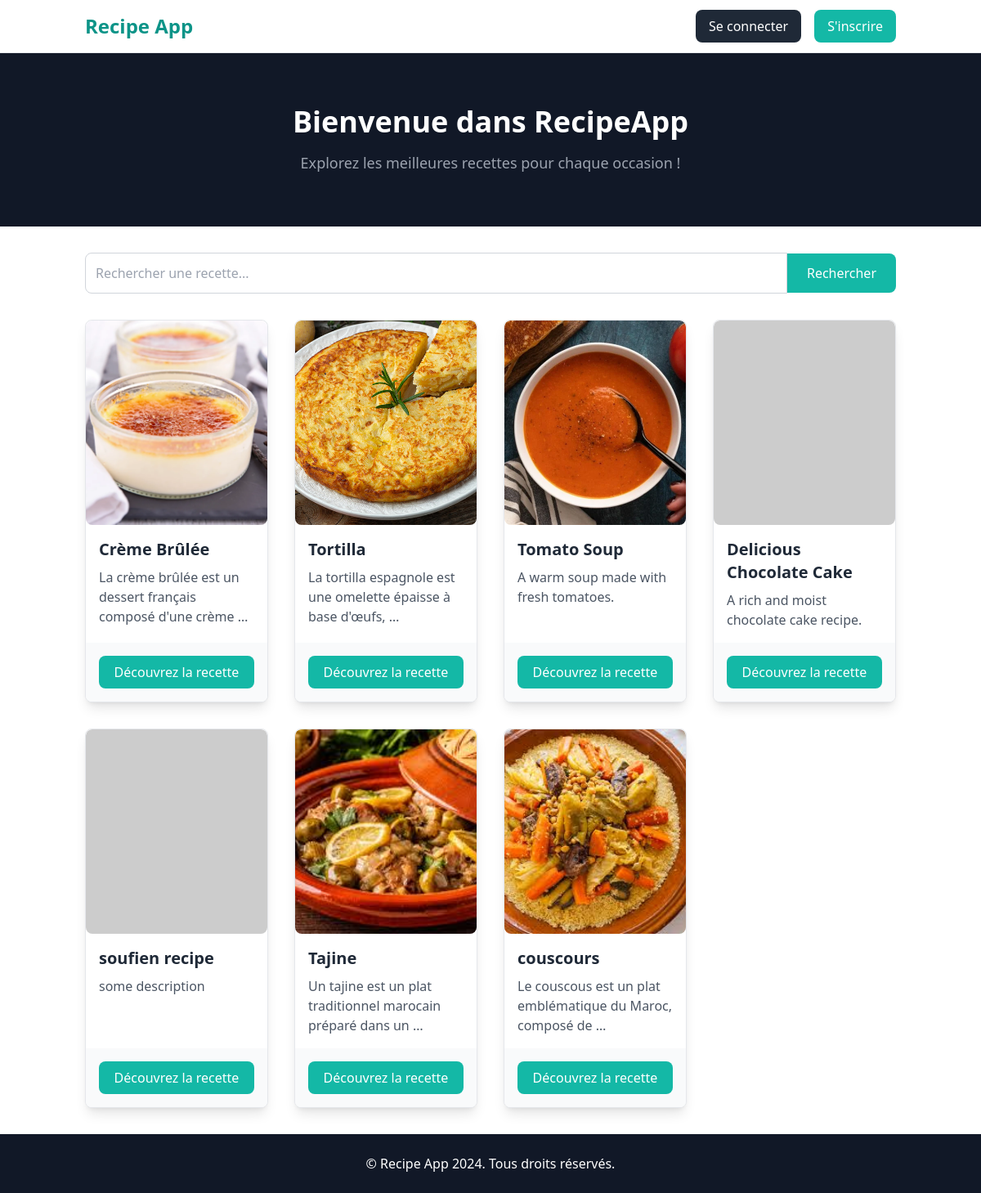
Before: /recipes/ with the older database file.
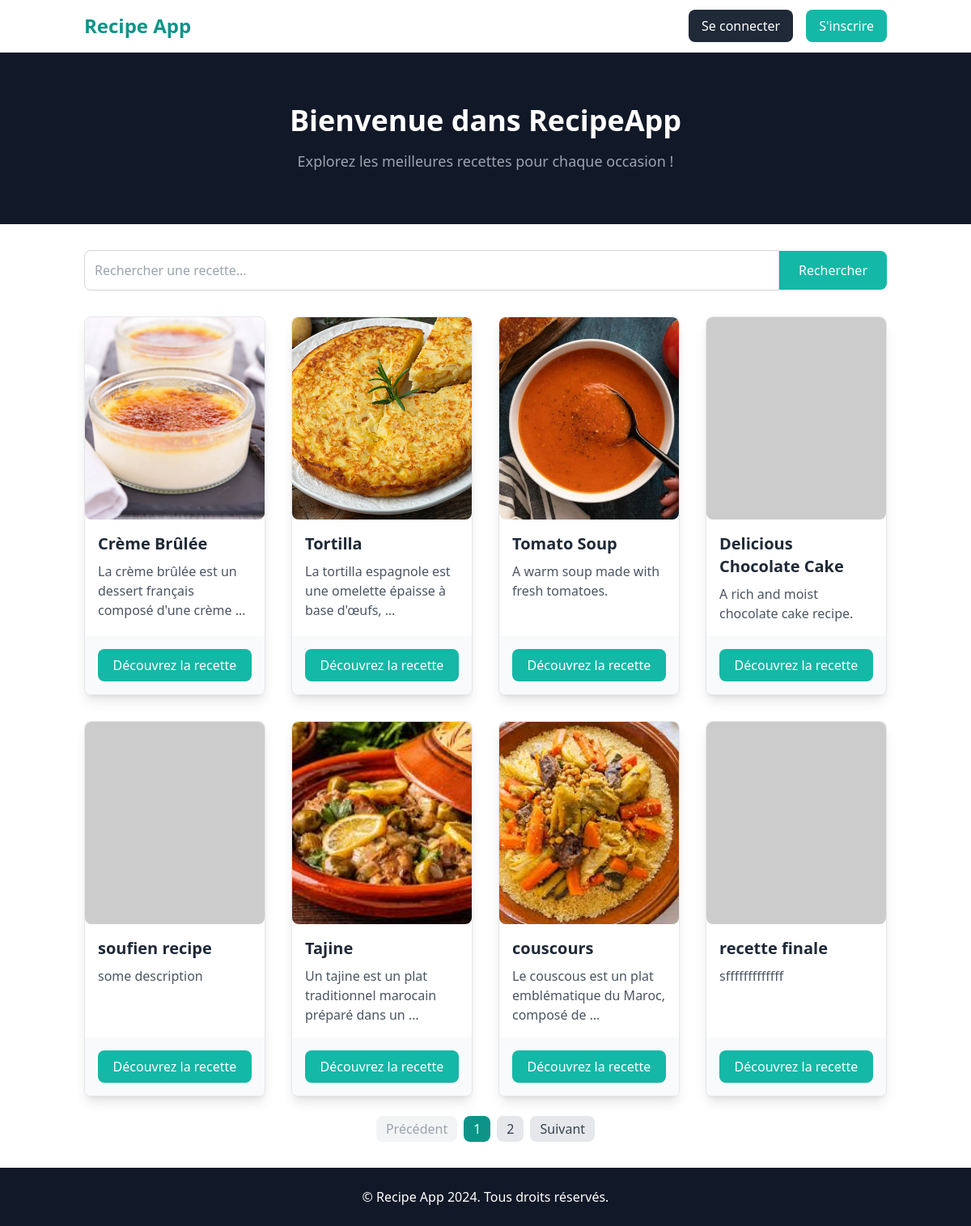
After: the same page with the newer database file.
### recipes/models.py (models this page shows, shortened)
class Recipe(models.Model):
    title = models.CharField(max_length=200)  # Titre de la recette
    description = models.TextField()  # Description détaillée de la recette
    user = models.ForeignKey(User, on_delete=models.SET_NULL, null=True, blank=True)  # Utilisateur ayant créé la recette
    image = models.ImageField(upload_to='recipes_photos/', default="https://dummyimage.com/450x300/dee2e6/6c757d.jpg")  # Image de la recette

### recipes/views.py (the view)
# urls.py: path('',recipes.views.index,name='recipes'),
def index(request):
    template = loader.get_template("./recipes/index.html")
    liste_recettes = Recipe.objects.all()
    paginator = Paginator(liste_recettes, 8)  # 8 recettes par page
    page_number = request.GET.get('page')  # Numéro de la page actuelle
    recettes = paginator.get_page(page_number)  # Obtenez les recettes pour la page
    return HttpResponse(template.render(request=request, context={"recettes": recettes}))

### recipes/templates/recipes/index.html (shortened to what the changed rows need)
<!DOCTYPE html>
<html lang="en">
<head>
    <script src="https://cdn.tailwindcss.com"></script>
</head>
<body class="font-sans antialiased">
    <header class="bg-gray-900 py-16">
        <div class="container mx-auto text-center text-white">
            <h1 class="text-4xl font-bold">Bienvenue dans RecipeApp</h1>
        </div>
    </header>
    <section class="py-8">
        <div class="container mx-auto px-4">
            <div class="grid grid-cols-1 md:grid-cols-2 lg:grid-cols-4 gap-8">
                {% for recette in recettes %}
                <div
                    class="bg-white border border-gray-200 rounded-lg shadow-lg overflow-hidden hover:scale-105 transform transition flex flex-col">
                    <img src="../../../recipes_photos/{{recette.image }}"
                        class="w-full h-[250px] object-cover rounded-lg"
                        onerror="this.onerror=null; this.src='https://dummyimage.com/450x300/dee2e6/6c757d.jpg';">
                    <div class="p-4 flex-grow">
                        <h2 class="text-xl font-semibold text-gray-800">{{ recette.title }}</h2>
                        <p class="text-gray-600 mt-2">{{ recette.description|truncatewords:10 }}</p>
                    </div>
                    <div class="p-4 bg-gray-50 mt-auto">
                        <a href="{% url 'recette_info' recette.id%}"
                            class="bg-teal-500 text-white hover:bg-teal-600 px-4 py-2 block text-center rounded-lg">Découvrez
                            la recette</a>
                    </div>
                </div>
                {% endfor %}
            </div>
        </div>
        {% if recettes.has_other_pages %}
        <div class="flex justify-center mt-6">
            {% if recettes.has_previous %}
            <a href="?page={{ recettes.previous_page_number }}{% for key, value in request.GET.items %}{% if key != 'page' %}&{{ key }}={{ value }}{% endif %}{% endfor %}"
                class="px-3 py-1 bg-gray-200 text-gray-700 rounded-lg mx-1">Précédent</a>
            {% else %}
            <span class="px-3 py-1 bg-gray-100 text-gray-400 rounded-lg mx-1">Précédent</span>
            {% endif %}
            {% for num in recettes.paginator.page_range %}
            {% if num == recettes.number %}
            <span class="px-3 py-1 bg-teal-600 text-white rounded-lg mx-1">{{ num }}</span>
            {% else %}
            <a href="?page={{ num }}{% for key, value in request.GET.items %}{% if key != 'page' %}&{{ key }}={{ value }}{% endif %}{% endfor %}"
                class="px-3 py-1 bg-gray-200 text-gray-700 rounded-lg mx-1">{{ num }}</a>
            {% endif %}
            {% endfor %}
            {% if recettes.has_next %}
            <a href="?page={{ recettes.next_page_number }}{% for key, value in request.GET.items %}{% if key != 'page' %}&{{ key }}={{ value }}{% endif %}{% endfor %}"
                class="px-3 py-1 bg-gray-200 text-gray-700 rounded-lg mx-1">Suivant</a>
            {% else %}
            <span class="px-3 py-1 bg-gray-100 text-gray-400 rounded-lg mx-1">Suivant</span>
            {% endif %}
        </div>
        {% endif %}
    </section>
</body>
</html>

Changed rows visible on the page:
added Recipe: title "recette finale", description "sfffffffffffff"
Other visible differences:
text now shown: "Précédent Suivant"
new list line: "1"
new list line: "2"
